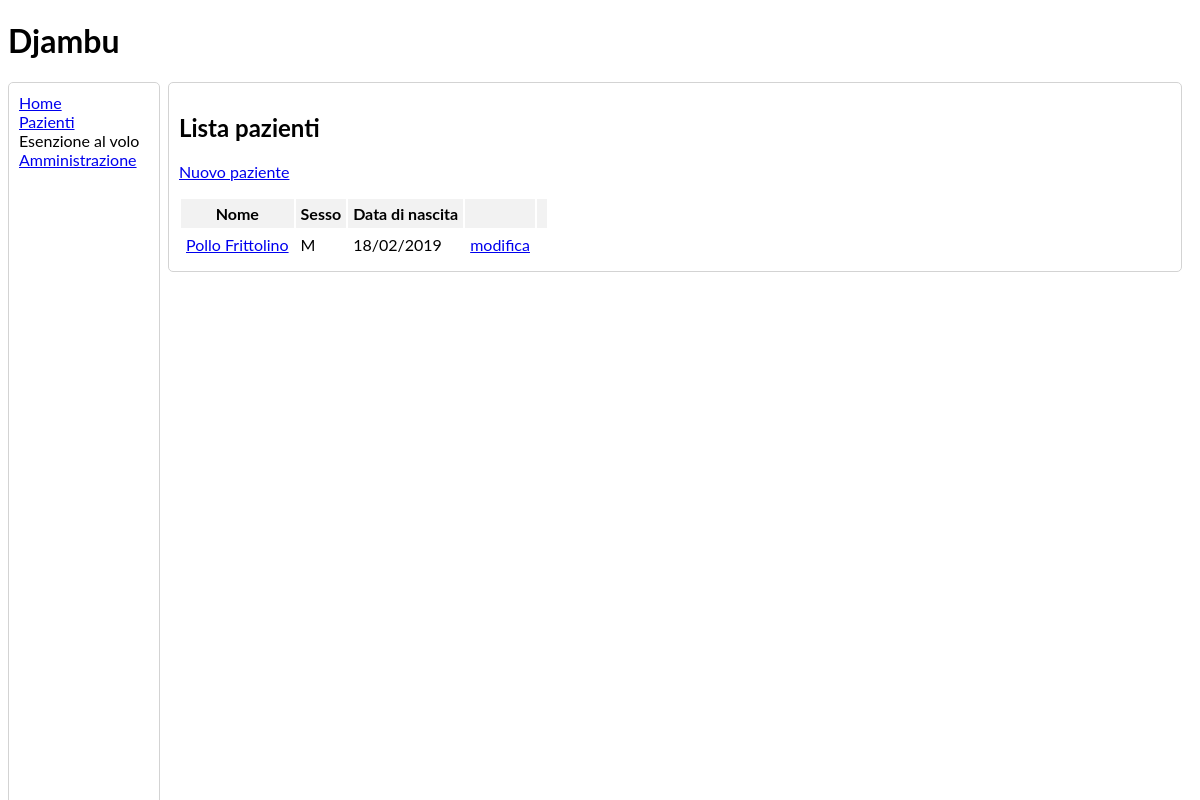
The page /patients/list/ on the database as committed earlier.
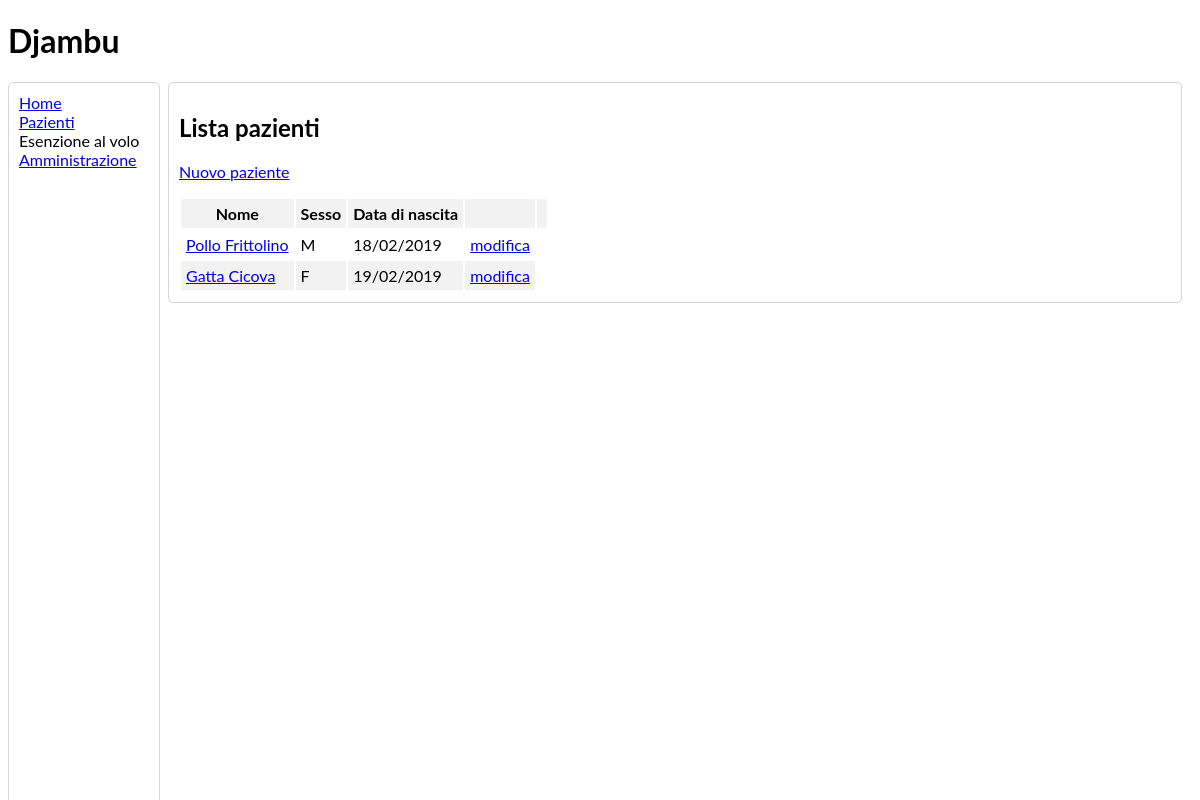
The same page on the database as committed later.
### patients/models.py (models this page shows, shortened)
class Patient(models.Model): # TODO: make fields mandatory
    last_name = models.CharField(max_length=50, verbose_name='cognome')
    first_name = models.CharField(max_length=50, verbose_name='nome')
    sex = models.CharField(max_length=1, choices=SEX_CHOICES, verbose_name='sesso')
    birth_date = models.DateField(verbose_name='data di nascita')
    birth_place = models.CharField(max_length=100, verbose_name='luogo di nascita')
    fiscal_code = models.CharField(max_length=16, blank=True, null=True,
                                   verbose_name='codice fiscale')
    address = models.CharField(max_length=200, blank=True, null=True,
                               verbose_name='indirizzo')
    class Meta:
        verbose_name = 'paziente'
        verbose_name_plural = 'pazienti'

### patients/views.py (the view)
# urls.py: path('list/', PatientsListView.as_view(),
class PatientsListView(ListView):
    model = Patient
    template_name = 'patients/patients_list.html'

### patients/templates/patients/patients_list.html
{% extends './base_djambu.html' %}
{% load admin_urls %}
{% block content %}
  <div class="round-border-panel">
    <h2>Lista pazienti</h2>
    <p>{% include 'patients/panel_add_patient.html' %}</p>
    <table class="table">
      <tr>
        <th>Nome</th>
        <th>Sesso</th>
        <th>Data di nascita</th>
        <th></th>
        <th></th>
      </tr>
      {% for p in patient_list %}
        <tr>
          <td>
            <a href="{% url 'patients:patient_detail' p.pk %}">
              {{ p.last_name|capfirst }} {{ p.first_name|capfirst }}
            </a>
          </td>
          <td>{{ p.sex|capfirst }}</td>
          <td>{{ p.birth_date|date:'d/m/Y' }}</td>
          <td><a href="/patients_admin/patients/patient/{{ p.pk }}/change/">modifica</a></td>
        </tr>
      {% endfor %}
    </table>
  </div>
{% endblock %}

### patients/templates/patients/base_djambu.html (shortened to what this page needs)
{% extends './base.html' %}
{% block stylesheet %}
  {% load static %}
  {% static 'patients/css/style.css' %}
{% endblock %}
{% block body %}
  <h1>Djambu</h1>
  {% include './nav_bar.html' %}
    <div class="main">
      {% block content %}{% endblock %}
    </div>
{% endblock %}

### patients/templates/patients/base.html (shortened to what this page needs)
<!DOCTYPE html>
<html lang="en">
<head>
  <link rel="stylesheet" type="text/css"
        href="{% block stylesheet %}{% endblock %}">
</head>
<body>
  {% block body %}{% endblock %}
</body>
</html>

### patients/templates/patients/nav_bar.html
<div class="nav-bar">
  <a href="{% url 'patients:home' %}">Home</a> <br>
  <a href="{% url 'patients:patients_list' %}">Pazienti</a> <br>
  Esenzione al volo <br>
  <a href="/patients_admin/">Amministrazione</a>
</div>

### patients/templates/patients/panel_add_patient.html
<a href="/patients_admin/patients/patient/add/">Nuovo paziente</a>

### patients/static/patients/css/style.css (style rules this page uses)
body { font-family: Lato, sans-serif; }
th, td { padding: 5px; }
tr:nth-child(odd) { background-color: #f2f2f2; }
.round-border-panel { border: 1px solid lightgrey; border-radius: 5px; padding: 10px; margin-bottom: 10px; }
.nav-bar { height: 100%; width: 130px; position: fixed; z-index: 1; overflow-x: hidden; border: 1px solid lightgrey; border-radius: 5px; padding: 10px; }
.main { margin-left: 150px; padding: 0px 10px; }

Rows that differ between the two databases and show on the page:
added Patient: last_name "Gatta", first_name "Cicova", sex "F", birth_date "19/02/2019"
